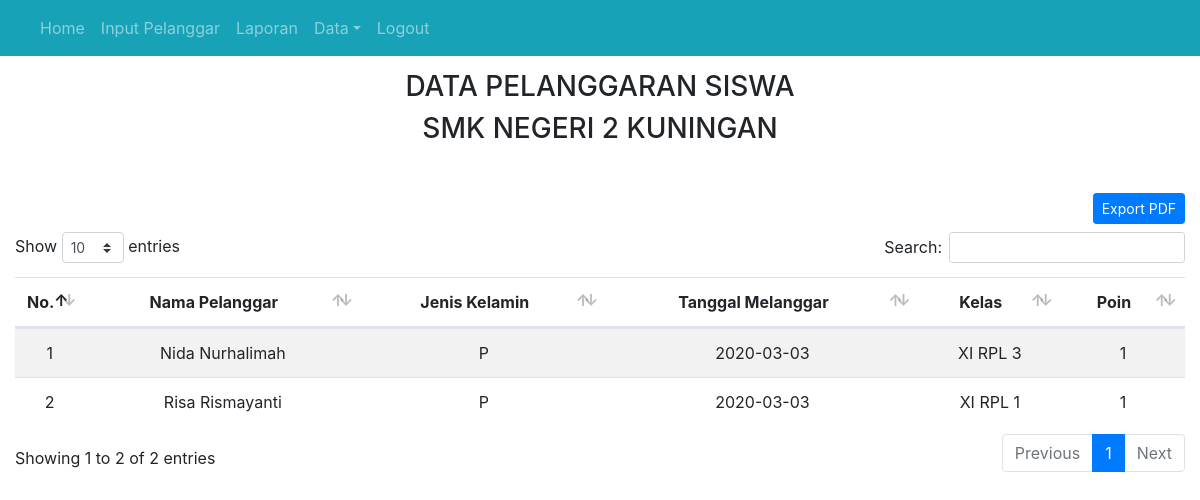
The page /laporan/index.php (signed in) on the database its author committed.
### tables this page shows
CREATE TABLE `pelanggaran` (
  `id` int(11) NOT NULL,
  `input_at` timestamp NOT NULL DEFAULT current_timestamp(),
  `nama_pengurus` varchar(100) NOT NULL,
  `nis_pelanggar` varchar(15) NOT NULL,
  `tanggal_melanggar` date NOT NULL,
  `poin_pelanggaran` int(10) NOT NULL
);

CREATE TABLE `siswa` (
  `nis` varchar(15) NOT NULL,
  `nama` varchar(50) NOT NULL,
  `jk` enum('L','P') NOT NULL,
  `kelas` varchar(10) NOT NULL
);

### laporan/index.php (the view, shortened to what this page needs)
<?php
    include('../app/config/config.php');
    $sql_query=mysqli_query($koneksi,"SELECT `siswa`.`nama`,`siswa`.`jk`,`siswa`.`kelas`,
                    `pelanggaran`.`input_at`,`pelanggaran`.`nama_pengurus`,`pelanggaran`.`nis_pelanggar`,
                    `pelanggaran`.`tanggal_melanggar`,`pelanggaran`.`poin_pelanggaran`
                    FROM `pelanggaran`
                    JOIN `siswa` ON  `nis_pelanggar` = `siswa`.`nis`
                    ORDER BY `nama` ASC") or die(mysqli_error($koneksi));
	include('../templates/header.php');
	include('../templates/menu.php');
?>
<div class="container-fluid">
	<h3 class="text-center">DATA PELANGGARAN SISWA</h3>
    <h3 class="text-center">SMK NEGERI 2 KUNINGAN</h3>
        <div class="row mt-5">
            <div class="col">
                <button type="button" class="btn btn-primary btn-sm mb-2 float-right" data-toggle="modal" data-target="#laporanTampilModal">Export PDF</button>
            </div>
        </div>
        <table id="tabel_export" class="table table-hover table-striped">
            <thead>
                <tr>
                    <th class='text-center' scope="col" width=1%>No.</th>
                    <th class='text-center' scope="col">Nama Pelanggar</th>
                    <th class='text-center' scope="col">Jenis Kelamin</th>
                    <th class='text-center' scope="col">Tanggal Melanggar</th>
                    <th class='text-center' scope="col">Kelas</th>
                    <th class='text-center' scope="col">Poin</th>
                </tr>
            </thead>
            <tbody>
                <?php
                    $noUrut=0;
                    while($data=mysqli_fetch_array($sql_query)){
                        $noUrut++;
                        echo"<tr>
                                <td class='text-center'>$noUrut</td>
                                <td class='text-center'>".$data['nama']."</td>
                                <td class='text-center'>".$data['jk']."</td>
                                <td class='text-center'>".$data['tanggal_melanggar']."</td>
                                <td class='text-center'>".$data['kelas']."</td>
                                <td class='text-center'>".$data['poin_pelanggaran']."</td>
                            </tr>"
                        ;
                    }
                ?>
            </tbody>
        </table>
	</div>
<?php
	include('../templates/footer.php');
?>

### templates/header.php (style rules this page uses)
.container-fluid { margin-top:70px; }

### rows shown on the page
pelanggaran: nis_pelanggar.nama "Nida Nurhalimah", nis_pelanggar.jk "P", tanggal_melanggar "2020-03-03", nis_pelanggar.kelas "XI RPL 3", poin_pelanggaran "1"
pelanggaran: nis_pelanggar.nama "Risa Rismayanti", nis_pelanggar.jk "P", tanggal_melanggar "2020-03-03", nis_pelanggar.kelas "XI RPL 1", poin_pelanggaran "1"
